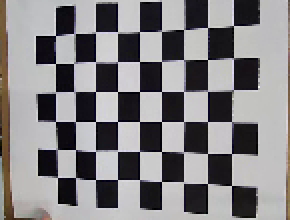
#> input picture caliResult1.png, 145 x 110 px, found by its file name (shown 2 times larger)
$ python parte_plana.py   (older library calls are emulated)
#> lines starting #> are read from the running program, lines starting #| are printed output that depends on the picture; after the words box and inside, x2 and y2 are one past the last pixel; in counts of white or black regions, pixels touching at a corner belong together
import cv2
import numpy as np

undistorted_img = cv2.imread(r'C:\Users\Adquiri\Documents\Camera_Batata\caliResult1.png'.replace('\\', '/'))
#> undistorted_img is the input picture: shape (110, 145, 3); mean B, G, R 130.2, 128.2, 130.4

# Converter para escala de cinza
gray = cv2.cvtColor(undistorted_img, cv2.COLOR_BGR2GRAY)
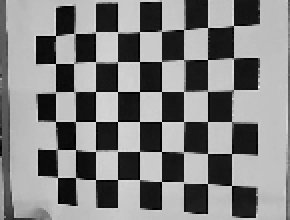
#> gray: shape (110, 145) (shown 2 times larger); min 0, max 245, mean 129.2

# Aplicar Sobel para detectar bordas e gradientes
sobel_x = cv2.Sobel(gray, cv2.CV_64F, 1, 0, ksize=5)
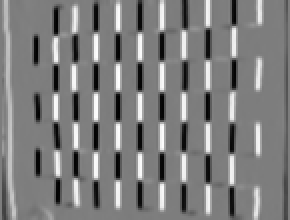
#> sobel_x: shape (110, 145) float64 (shown 2 times larger); min -9303, max 9556, mean 47.3; drawn with min black and max white
sobel_y = cv2.Sobel(gray, cv2.CV_64F, 0, 1, ksize=5)
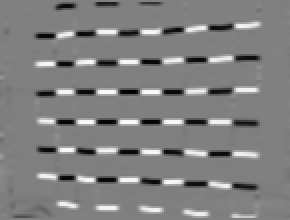
#> sobel_y: shape (110, 145) float64 (shown 2 times larger); min -9622, max 9518, mean 23; drawn with min black and max white

# Calcular a magnitude do gradiente
magnitude = np.sqrt(sobel_x**2 + sobel_y**2)
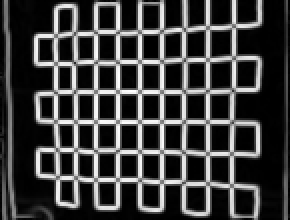
#> magnitude: shape (110, 145) float64 (shown 2 times larger); min 0, max 9622.1, mean 2396.3; drawn with min black and max white

# Normalizar para visualização
magnitude = cv2.normalize(magnitude, None, 0, 255, cv2.NORM_MINMAX).astype(np.uint8)

# Definir limiar para identificar áreas com baixo gradiente (áreas planas)
_, flat_areas = cv2.threshold(magnitude, 30, 255, cv2.THRESH_BINARY_INV)
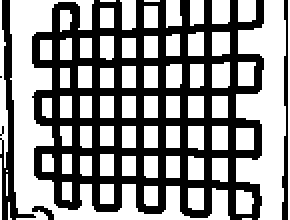
#> flat_areas: shape (110, 145) (shown 2 times larger); 56.5% white; 6 black regions (2 under 20 px), largest, box (x1, y1, x2, y2) and area: (16, 0, 132, 110) 6213, (0, 0, 18, 110) 487, (141, 0, 144, 110) 202, (16, 103, 27, 110) 36

cv2.imshow('Áreas mais planas', flat_areas)
cv2.waitKey(0)
cv2.destroyAllWindows()
